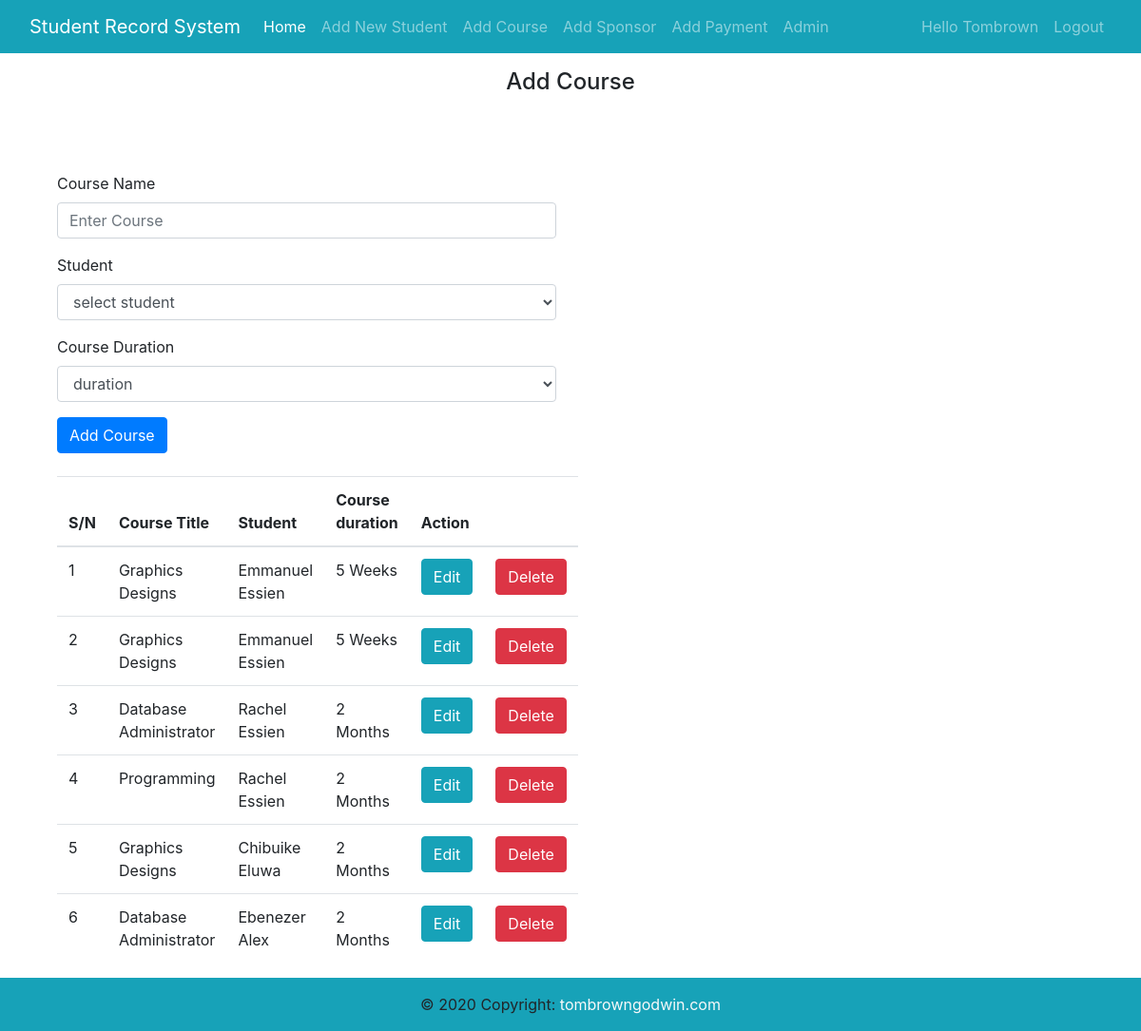
Screenshot of /view/add_course.php (signed in) with the database file from the repository.
### tables this page shows
CREATE TABLE `course` (
  `course_id` int(11) NOT NULL,
  `course_name` varchar(30) DEFAULT NULL,
  `std_id` int(11) DEFAULT NULL,
  `duration_id` int(11) DEFAULT NULL
);

CREATE TABLE `student` (
  `std_id` int(11) NOT NULL,
  `std_name` varchar(50) DEFAULT NULL,
  `std_email` varchar(30) DEFAULT NULL,
  `std_phone` varchar(30) DEFAULT NULL,
  `course_id` int(50) DEFAULT NULL,
  `gender_id` int(11) DEFAULT NULL,
  `sponsor_id` int(11) DEFAULT NULL,
  `duration_id` int(11) DEFAULT NULL,
  `pay_type_id` int(11) DEFAULT NULL,
  `payment_id` int(11) NOT NULL,
  `image` varchar(255) NOT NULL
);

CREATE TABLE `duration` (
  `duration_id` int(11) NOT NULL,
  `duration_name` varchar(50) DEFAULT NULL
);

### includes/courses.php (called while the page is built, shortened)
<?php
    function get_all_course($mysqli){
        $query = "SELECT * FROM course";
        $result = mysqli_query($mysqli, $query) or die(mysqli_error($mysqli));
        return $result;
    }
?>

### includes/students.php (called while the page is built, shortened)
<?php
    function get_student_by_id($mysqli, $std_id){
        $query = "SELECT * FROM student WHERE std_id =". $std_id;
        $result = mysqli_query($mysqli, $query) or die(mysqli_error($mysqli));
        return $result;
    }
?>

### includes/duration.php (called while the page is built, shortened)
<?php
    function get_duration_by_id($mysqli, $duration_id){
        $query = "SELECT * FROM duration WHERE duration_id = '".$duration_id."'";
        $result = mysqli_query($mysqli, $query) or die(mysqli_error($mysqli));
        return $result;
    }
?>

### view/add_course.php (the view, shortened to what this page needs)
    <?php
        $mysqli = connect_db();
        include_once '../includes/students.php';
        include_once '../includes/courses.php';
        include_once '../includes/duration.php';
    ?>
<!DOCTYPE html>
<html lang="en">
<head>
    <link rel="stylesheet" type="text/css" href="../assets/css/bootstrap.min.css">
</head>
<body>
    <?php
        include_once '../navbars/menu.php';
    ?>
          <main class="container">
            <div class="welcome text-center py-5 px-3"> <br>
            <h4 align="center">Add Course</h4> <br>
            </div>
        </main>
        <div class="container">
            <div class="col-md-6">
                <?php
                    if(isset($_GET['update'])){
                        $course_id = $_GET['course_id'];
                        $result = get_course_by_id($mysqli, $course_id);
                        $rows = mysqli_fetch_assoc($result);
                    ?>
                      <form action="<?php $_SERVER['PHP_SELF'] ?>" method="post">
            <div class="form-group">
                <label for="course_name">Course Name</label>
                <input type="text" name="course_name" class="form-control" value="<?php echo $rows['course_name'] ?>">
            </div>
            <div class="form-group">
                <label for="std_id">Student</label>
                <select class="form-control" name="std_id">
                    <option value="">select student</option>
                    <?php
                        $student = get_all_student($mysqli);
                        if(mysqli_num_rows($student)){
                            while($rows = mysqli_fetch_assoc($student)){
                                $std_id = $rows['std_id'];
                                $std_name = $rows['std_name'];
                    ?>
                        <option value="<?php echo $std_id; ?>"><?php echo $std_name; ?></option>
                    <?php
                            }
                        }
                    ?>
                </select>
            </div>
            <div class="form-group">
                <label for="duration_id">Course Duration</label>
                <select class="form-control" name="duration_id">
                            <option value="">duration</option>
                    <?php
                        $duration = get_duration($mysqli);
                        if(mysqli_num_rows($duration)){
                            while($rows = mysqli_fetch_assoc($duration)){
                                $duration_id = $rows['duration_id'];
                                $duration_name= $rows['duration_name'];
                        ?>
                            <option value="<?php echo $duration_id ?>"><?php echo $duration_name ?></option>
                        <?php
                            }
                        }
                    ?>
                </select>
            </div>
            <button type="submit" name="submit" class="btn btn-primary">Add Course</button>
            </form>
                    <?php
                    }else{
                     ?>
                      <form action="<?php $_SERVER['PHP_SELF'] ?>" method="post">
            <div class="form-group">
                <label for="course_name">Course Name</label>
                <input type="text" name="course_name" class="form-control" placeholder="Enter Course">
            </div>
            <div class="form-group">
                <label for="std_id">Student</label>
                <select class="form-control" name="std_id">
                    <option value="">select student</option>
                </select>
            </div>
            <div class="form-group">
                <label for="duration_id">Course Duration</label>
                <select class="form-control" name="duration_id">
                            <option value="">duration</option>
                    <?php
                        $duration = get_duration($mysqli);
                        if(mysqli_num_rows($duration)){
                            while($rows = mysqli_fetch_assoc($duration)){
                                $duration_name= $rows['duration_name'];
                        ?>
                        <?php
                            }
                        }
                    ?>
                </select>
            </div>
            <button type="submit" name="submit" class="btn btn-primary">Add Course</button>
            </form>
                <?php
                    }
                ?>
            </div>
        </div>
        <br>
            <div class="container">
                <div class="col-lg-6">
                <table class="table table-stripe">
                <thead>
                        <tr>
                            <th>S/N</th>
                            <th>Course Title</th>
                            <th>Student</th>
                            <th>Course duration</th>
                            <th colspan="2">Action</th>
                        </tr>
                    </thead>
                    <tbody>
                        <?php
                            $courses = get_all_course($mysqli);
                            if(mysqli_num_rows($courses) > 0){
                                while($rows = mysqli_fetch_assoc($courses)){
                            ?>
                                <tr>
                                    <td><?php echo $rows['course_id'];?></td>
                                    <td><?php echo $rows['course_name'];?></td>
                                    <td><?php
                                     $student = get_student_by_id($mysqli, $std_id = $rows['std_id']);
                                        while($row = mysqli_fetch_assoc($student)){
                                            $student_name = $row['std_name'];
                                        }
                                        echo $student_name;
                                    ?></td>
                                    <td>
                                    <?php
                                        $result=get_duration_by_id($mysqli, $duraion_id = $rows['duration_id']);
                                            while($row = mysqli_fetch_assoc($result)){
                                                $duration_name = $row['duration_name'];
                                            }
                                            echo $duration_name;
                                        ?>
                                    </td>
                                    <td><a href="add_course.php?update=1&course_id=<?php echo $rows['course_id'] ?>" class="btn btn-info">Edit</a></td>
                                    <td><a href="#" class="btn btn-danger">Delete</a></td>
                                </tr>
                           <?php
                        }
                        }
                        ?>
                    </tbody>
                </table>
                </div>
            </div>
            <?php
    include_once '../navbars/footer.php';
    ?>

### rows the page displays
course: course_id "1", course_name "Graphics Designs", std.std_name "Emmanuel Essien", duration.duration_name "5 Weeks"
course: course_id "2", course_name "Graphics Designs", std.std_name "Emmanuel Essien", duration.duration_name "5 Weeks"
course: course_id "3", course_name "Database Administrator", std.std_name "Rachel Essien", duration.duration_name "2 Months"
course: course_id "4", course_name "Programming", std.std_name "Rachel Essien", duration.duration_name "2 Months"
course: course_id "5", course_name "Graphics Designs", std.std_name "Chibuike Eluwa", duration.duration_name "2 Months"
course: course_id "6", course_name "Database Administrator", std.std_name "Ebenezer Alex", duration.duration_name "2 Months"

### other values shown
$_SESSION['name'] "Tombrown"
